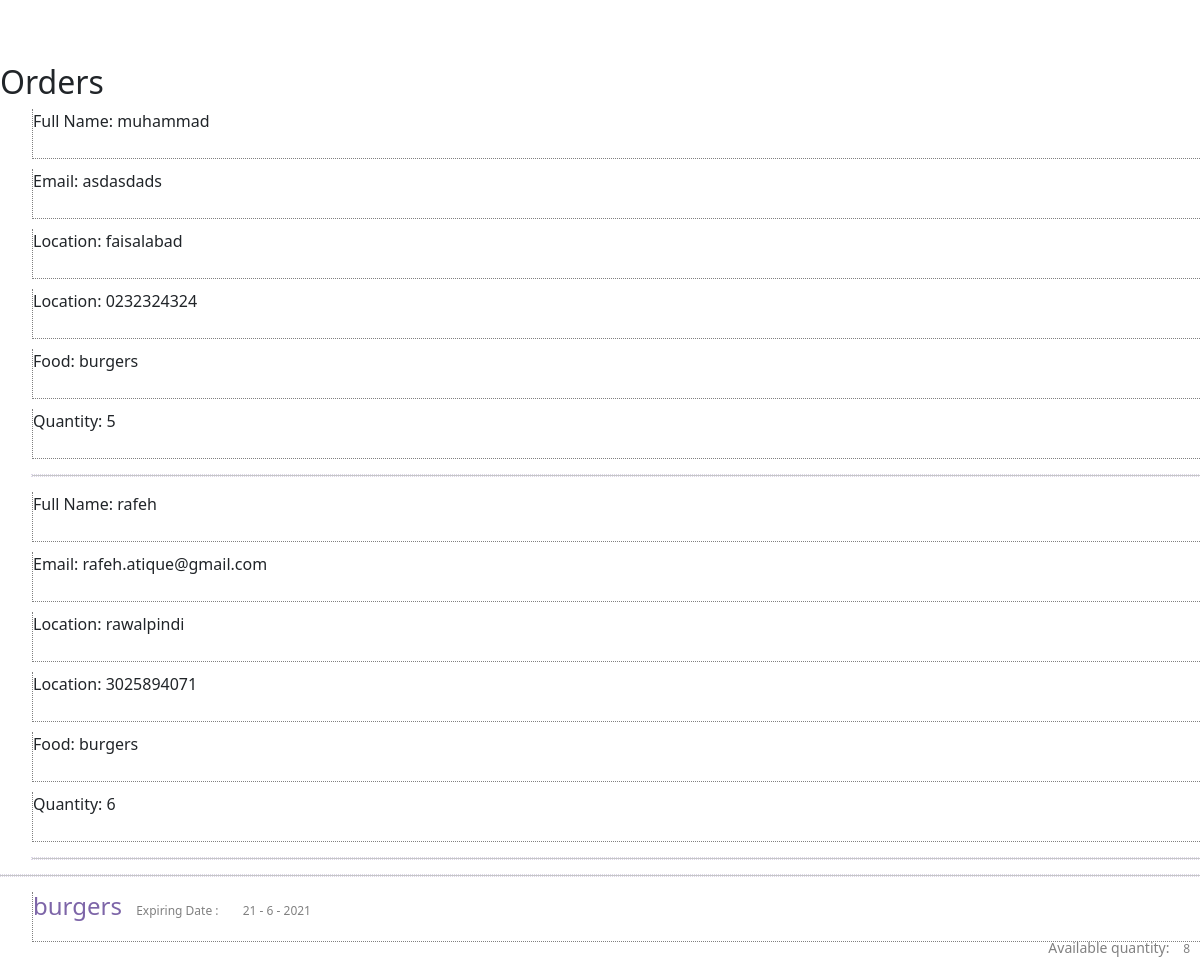
The page /list/item/akif (lower part) on the database as committed earlier.
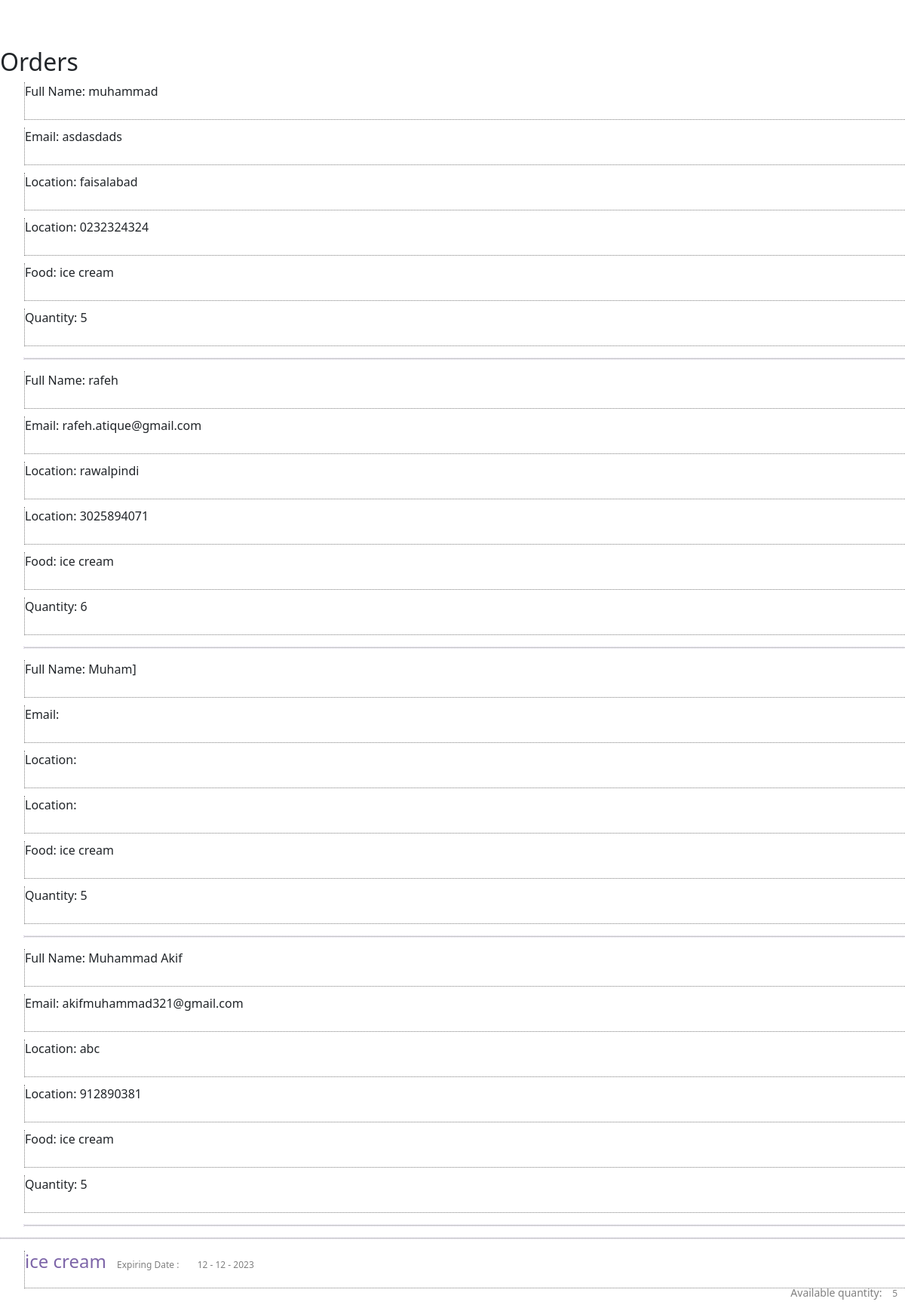
The same page on the database as committed later.
### app.py (models this page shows, shortened)
class orders(db.Model): #username of owner's food that's unique.
    id = db.Column(db.Integer, primary_key=True)
    username = db.Column(db.String(80), nullable=False) #username of food owner
    fullname = db.Column(db.String(120), nullable=False) #it will be the buyer's fullname
    email = db.Column(db.String(100), nullable=False) #it will be the buyer's email
    location = db.Column(db.String(200), nullable=False) #it will be the buyer's location
    contact = db.Column(db.String(20), nullable=False) #it will be the buyer's contact
    fooditemid = db.Column(db.Integer, nullable=False) #it will be the food item id which buyer has get
    quantityoffood = db.Column(db.String(1000), nullable=False) #it will be the food item quantity

class deletedfooditems(db.Model): #making this model because if foods are empty then we might have something in database that this was something food we have in db
    id = db.Column(db.Integer, primary_key=True)
    username = db.Column(db.String(80), nullable=False)
    itemName = db.Column(db.String(120), nullable=False)
    expDay = db.Column(db.Integer, nullable=False)
    expMonth = db.Column(db.Integer, nullable=False)
    expYear = db.Column(db.Integer, nullable=False)
    qx = db.Column(db.Integer, nullable=False)

class fooditem(db.Model):
    id = db.Column(db.Integer, primary_key=True)
    username = db.Column(db.String(80), nullable=False)
    itemName = db.Column(db.String(120), nullable=False)
    expDay = db.Column(db.Integer, nullable=False)
    expMonth = db.Column(db.Integer, nullable=False)
    expYear = db.Column(db.Integer, nullable=False)
    qx = db.Column(db.Integer, nullable=False)

### app.py (the view)
@app.route('/list/item/<username>')
def listitem(username):
    items = {}
    items = fooditem.query.filter_by(username=username).all()
    order = orders.query.filter_by(username=username).all()
    if len(items)==0: #if food is not in footitem it's mean everyfood has taken by someone.
        items = deletedfooditems.query.filter_by(username=username).all()
    obj = {}
    for item in order:
        try:
            value = fooditem.query.filter_by(id=item.fooditemid).first().itemName
        except:
            value = deletedfooditems.query.filter_by(id=item.fooditemid).first().itemName
        obj[item.fooditemid] = value
    return render_template("item-list-store.html", usrname=username, items=items, orders=order, foodnames=obj)

### templates/item-list-store.html (shortened to what this page needs)
{% extends 'base.html' %}
{% block body %}
<div class="header-container">
</div>
<h2>Orders</h2>
<ul>
    {% for item in orders %}
        <li>Full Name: {{item.fullname}}</li>
        <li>Email: {{item.email}}</li>
        <li>Location: {{item.location}}</li>
        <li>Location: {{item.contact}}</li>
        <li>Food: {{foodnames[item.fooditemid]}}</li>
        <li>Quantity: {{item.quantityoffood}}</li>
        <hr>
    {% endfor %}
</ul>
<hr>
<ul>
    {% for item in items %}
    <li>
        <h4>{{item.itemName}}</h4>
        <label>Expiring Date :</label> <label>{{item.expDay}} - {{item.expMonth}} - {{item.expYear}}</label>
       <span id="inlinerighttag">Available quantity: <label>{{item.qx}}</label></span>
    </li>
    {% endfor %}
</ul>
{% endblock %}

### templates/base.html (shortened to what this page needs)
<!DOCTYPE html>
<html lang="en">
<head>
    <link rel="stylesheet" href="{{ url_for('static', filename='css/main.css') }}">
    <link href="https://cdn.jsdelivr.net/npm/bootstrap@5.0.0-beta3/dist/css/bootstrap.min.css" rel="stylesheet">
    <link rel="stylesheet" href="path/to/font-awesome/css/font-awesome.min.css">
</head>
<body>
    {% block body %}{% endblock %}
</body>
</html>

### static/css/main.css (style rules this page uses)
body { font-family: Verdana, Geneva, Tahoma, sans-serif; margin: 0px !important; padding: 0px !important; }
* { box-sizing: border-box; }
.header-container { position: relative; height: 800px; width: 100%; }
h4 { display: inline; color: rgb(125, 101, 168); text-align: left; }
hr { outline: 1px rgb(125, 101, 168) dotted; border: none; fill: none; margin-bottom: 30px; }
label { display: inline; font-size: 12px; color: gray; margin: 10px; }
#inlinerighttag { display: block; width: 100%; text-align: right; font-size: 14px; color: gray; }
li { position: relative; width: 100%; height: 50px; list-style-type: none; margin-bottom: 10px; border-top: none; border-right: none; border-bottom: 1px gray dotted; border-left: 1px gray dotted; }

Rows that differ between the two databases and show on the page:
no longer on this page (row unchanged): deletedfooditems: itemName "burgers", expDay "21", expMonth "6", expYear "2021", qx "8"
computed for orders "muhammad": fooditemid.itemName "burgers" → "ice cream"
computed for orders "rafeh": fooditemid.itemName "burgers" → "ice cream"
added orders: fullname "Muham]", fooditemid.itemName "ice cream", quantityoffood "5"
added orders: fullname "Muhammad Akif", email "akifmuhammad321@gmail.com", location "abc", contact "912890381", fooditemid.itemName "ice cream", quantityoffood "5"
added fooditem: itemName "ice cream", expDay "12", expMonth "12", expYear "2023", qx "5"
